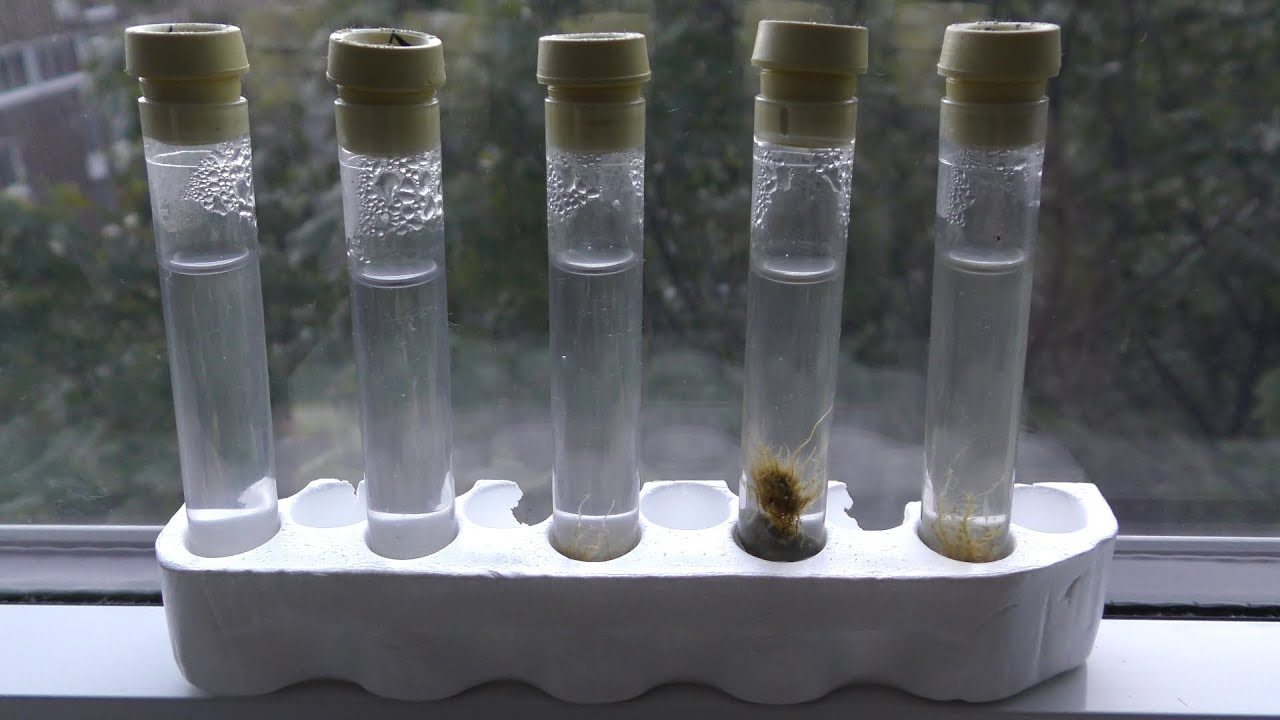
#> input picture 01 water height/img/testtube.jpg, 1280 x 720 px
$ python edge_detection.py   (older library calls are emulated)
#> lines starting #> are read from the running program, lines starting #| are printed output that depends on the picture; after the words box and inside, x2 and y2 are one past the last pixel; in counts of white or black regions, pixels touching at a corner belong together
import cv2

# Read the original image
img = cv2.imread('img/testtube.jpg')
#> img is the input picture: shape (720, 1280, 3); mean B, G, R 101.7, 98.5, 96.5
# Display original image
cv2.imshow('Original', img)
cv2.waitKey(0)

# Convert to graycsale
img_gray = cv2.cvtColor(img, cv2.COLOR_BGR2GRAY)
# Blur the image for better edge detection
img_blur = cv2.GaussianBlur(img_gray, (3,3), 0)

# Sobel Edge Detection
sobelx = cv2.Sobel(src=img_blur, ddepth=cv2.CV_64F, dx=1, dy=0, ksize=5) # Sobel Edge Detection on the X axis
sobely = cv2.Sobel(src=img_blur, ddepth=cv2.CV_64F, dx=0, dy=1, ksize=5) # Sobel Edge Detection on the Y axis
sobelxy = cv2.Sobel(src=img_blur, ddepth=cv2.CV_64F, dx=1, dy=1, ksize=5) # Combined X and Y Sobel Edge Detection

# Display Sobel Edge Detection Images
cv2.imshow('Sobel X', sobelx)
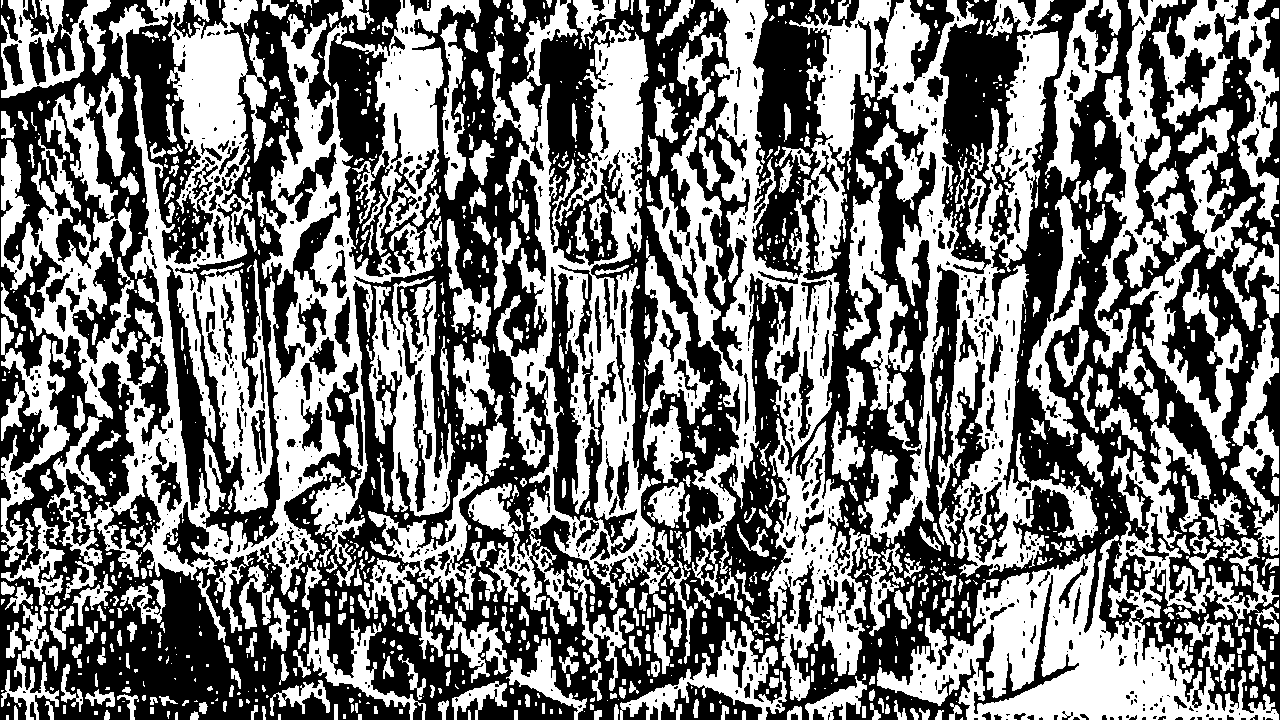
#> window 'Sobel X': shape (720, 1280); 47.8% white; 1460 white regions (860 under 20 px), largest, box (x1, y1, x2, y2) and area: (1, 0, 442, 633) 79483, (843, 0, 1098, 577) 48975, (877, 327, 1279, 720) 37432
cv2.waitKey(0)
cv2.imshow('Sobel Y', sobely)
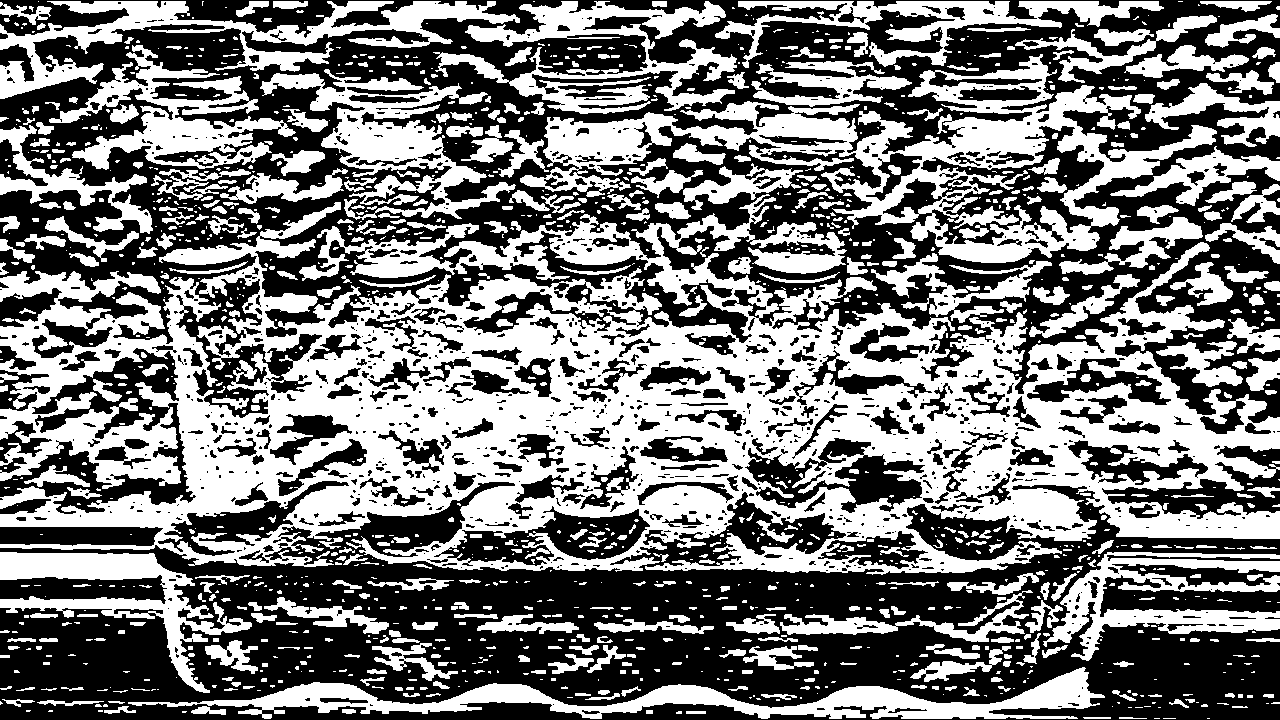
#> window 'Sobel Y': shape (720, 1280); 47.7% white; 1410 white regions (875 under 20 px), largest, box (x1, y1, x2, y2) and area: (0, 194, 1280, 575) 217427, (520, 54, 1217, 263) 36383, (128, 667, 1105, 719) 14801
cv2.waitKey(0)
cv2.imshow('Sobel X Y using Sobel() function', sobelxy)
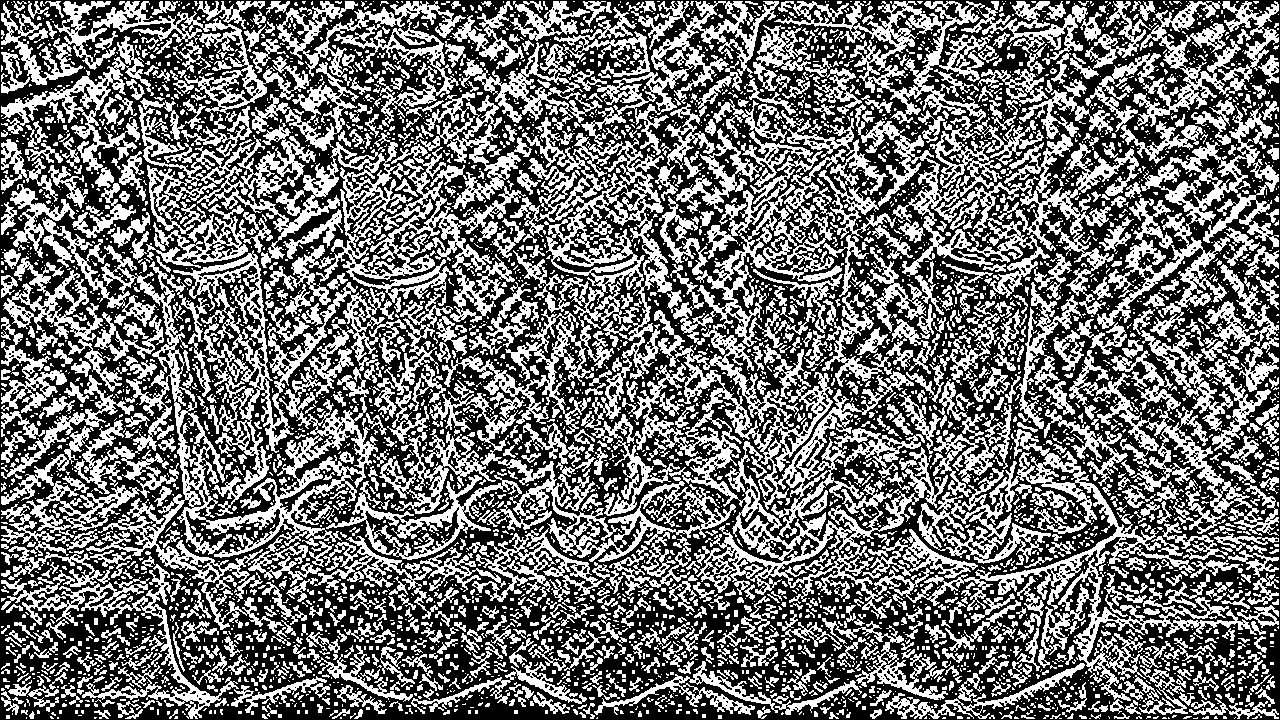
#> window 'Sobel X Y using Sobel() functi': shape (720, 1280); 44% white; 5128 white regions (3987 under 20 px), largest, box (x1, y1, x2, y2) and area: (442, 117, 1195, 619) 64368, (1, 217, 406, 602) 36182, (138, 62, 532, 317) 23141
cv2.waitKey(0)

# Canny Edge Detection
edges = cv2.Canny(image=img_blur, threshold1=100, threshold2=200) # Canny Edge Detection
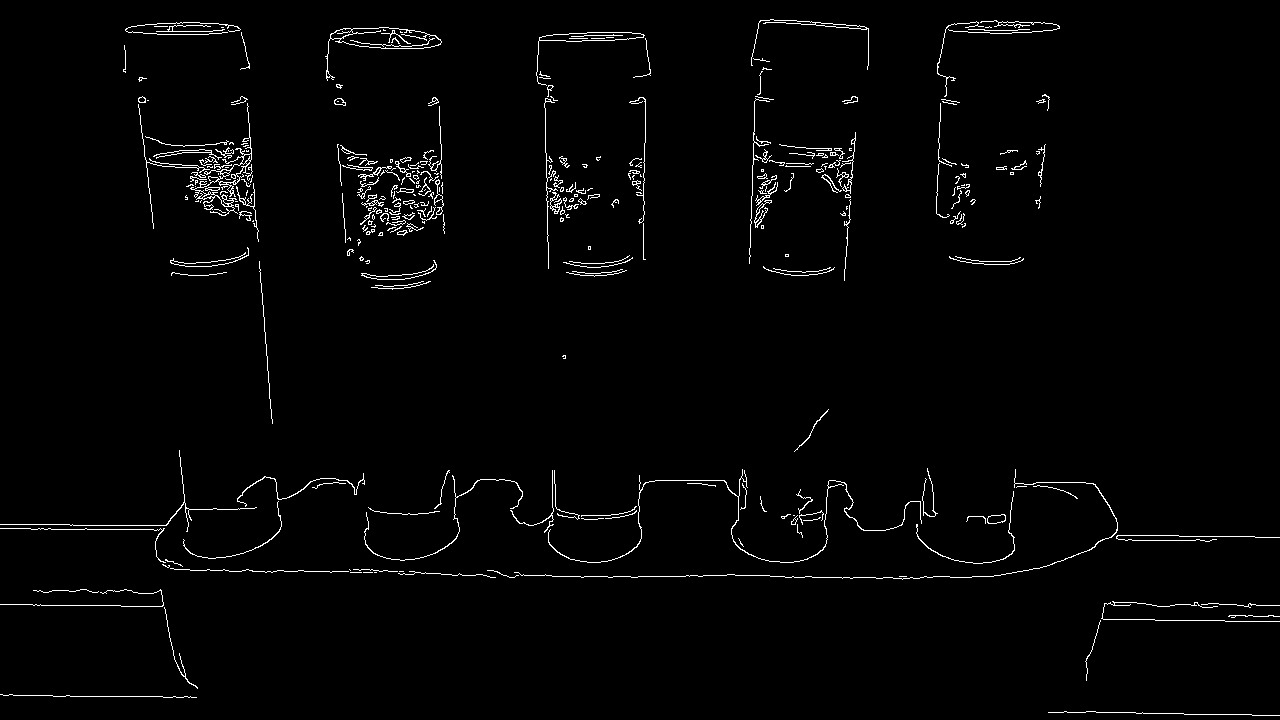
#> edges: shape (720, 1280); 1.8% white in thin lines or dots
# Display Canny Edge Detection Image
cv2.imshow('Canny Edge Detection', edges)
cv2.waitKey(0)

cv2.destroyAllWindows()

$ run again, with 01 water height/img/mountain.jpg copied over 01 water height/img/testtube.jpg
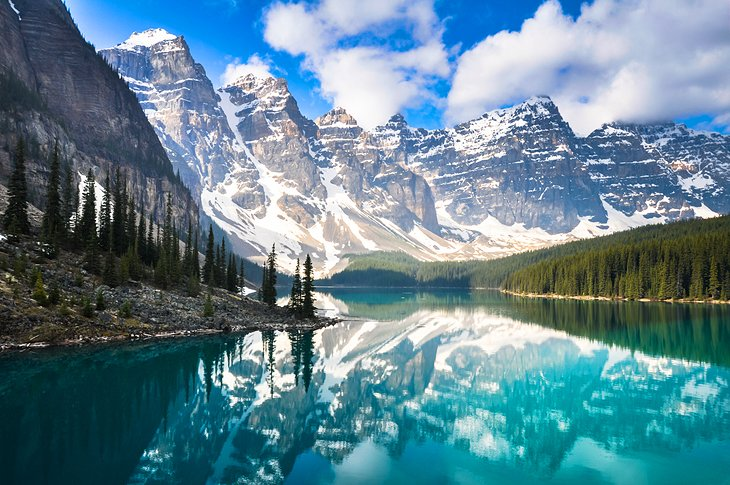
#> input picture 01 water height/img/mountain.jpg, 730 x 485 px
#> img is the input picture: shape (485, 730, 3); mean B, G, R 146.4, 132.5, 97.4
#> `cv2.imshow('Sobel X', sobelx)`:
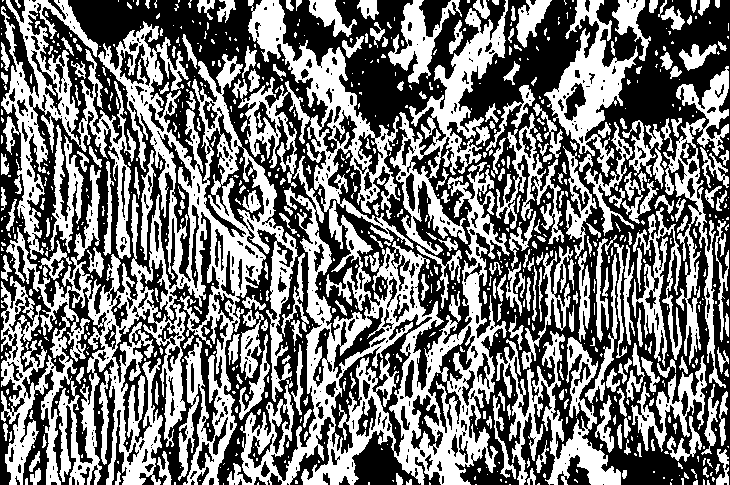
#> window 'Sobel X': shape (485, 730); 46.5% white; 863 white regions (599 under 20 px), largest, box (x1, y1, x2, y2) and area: (1, 21, 298, 485) 42355, (227, 0, 510, 485) 38319, (1, 0, 136, 260) 9745
#> `edges = cv2.Canny(image=img_blur, threshold1=100, threshold2=200)`:
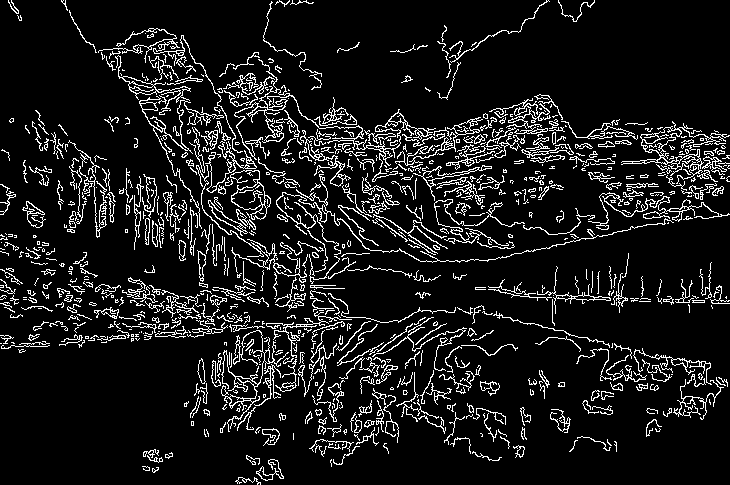
#> edges: shape (485, 730); 10.1% white in thin lines or dots
